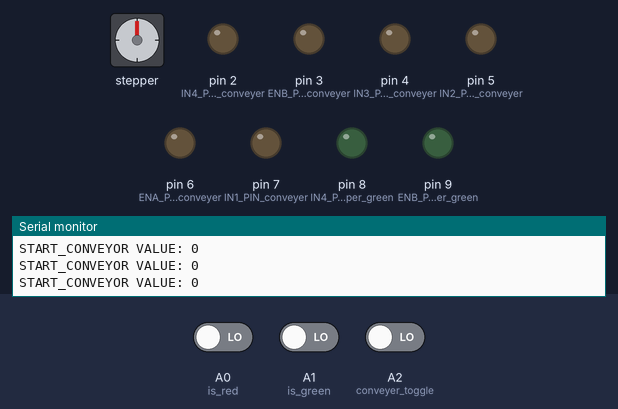
Bench run of a sketch on a simulated Arduino Uno, built with avr-gcc and run on an emulated ATmega328P. On the bench: stepper motor, output pins drawn as LEDs (lit = HIGH), the last lines printed to the serial monitor. Wiring (inferred from the names in the program): stepper motor (200 steps per turn assumed): coils pin 10, pin 12, pin 11, pin 13. Dashed ring = blinking. The test bench sets the inputs (shaded band); at power-on: A2 (conveyer_toggle) LOW, A0 (is_red) LOW, A1 (is_green) LOW. Pins used as bus, display or sensor lines are not drawn.

Above: at 1.2 s.
1.3 s: A2 (conveyer_toggle) driven HIGH
At 2.5 s:
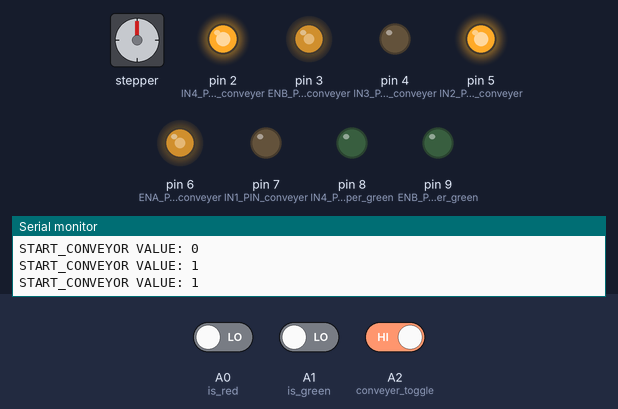
2.8 s: A0 (is_red) driven HIGH
5.8 s: A0 (is_red) driven LOW
7.4 s: A1 (is_green) driven HIGH
At 8.9 s:
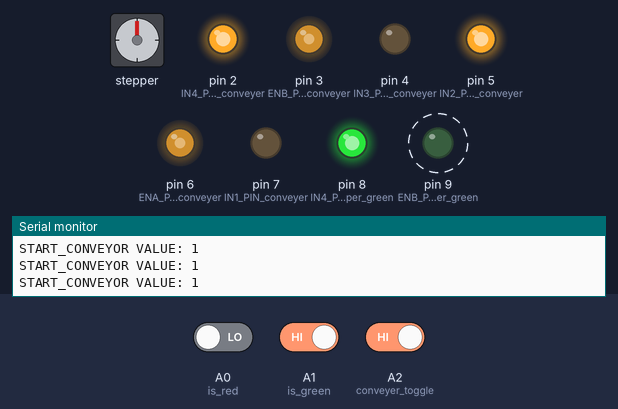
10.4 s: A0 (is_red) driven HIGH
At 12.0 s:
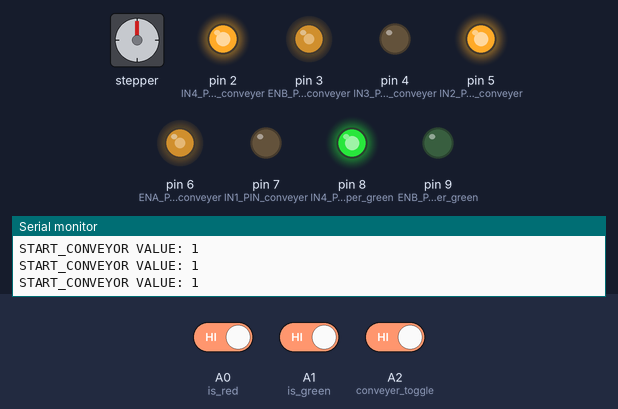
13.4 s: A2 (conveyer_toggle) driven LOW
Timing chart, 0 to 16.4 s (numbered marks = the images above; inputs shaded):
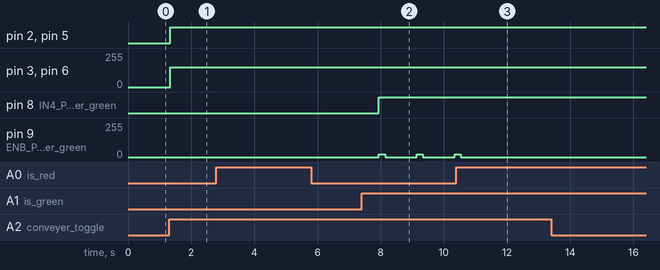

Measured:
- after the input at 1.3 s, pin 2 (IN4_PIN_conveyer), pin 5 (IN2_PIN_conveyer): LOW → HIGH at once; pin 3 (ENB_PIN_conveyer), pin 6 (ENA_PIN_conveyer): 0/255 → 150/255 at once
- after the input at 7.4 s, pin 8 (IN4_PIN_sweeper_green): LOW → HIGH after 0.54 s; pin 9 (ENB_PIN_sweeper_green): alternates 20/255 for 0.20 s and 0/255 for 1.0 s, starting after 0.54 s
- after the input at 10.4 s, pin 9 (ENB_PIN_sweeper_green): goes on until 10.5 s, then stays 0/255

The sketch:

DC.ino
```cpp
const int ENA_PIN_sweeper_red = 11;
const int IN1_PIN_sweeper_red = 12;
const int IN2_PIN_sweeper_red = 13;

const int ENB_PIN_sweeper_green = 9;
const int IN3_PIN_sweeper_green = 10;
const int IN4_PIN_sweeper_green = 8;

const int ENA_PIN_conveyer = 6;
const int IN1_PIN_conveyer = 7;
const int IN2_PIN_conveyer = 5;

const int ENB_PIN_conveyer = 3;
const int IN3_PIN_conveyer = 4;
const int IN4_PIN_conveyer = 2;

const int is_red = A0;
const int is_green = A1;
const int conveyer_toggle = A2;


//const int stepsPerRevolution = 200;

//Stepper myStepper = Stepper(stepsPerRevolution, 10, 11, 12, 13);

void runSweeper(int IN1, int IN2, int ENA){
  digitalWrite(IN1, LOW);
  digitalWrite(IN2, HIGH);
  analogWrite(ENA, 20);
  delay(200);
  analogWrite(ENA, 0);
}

void runConveyor(int timeMilliseconds) {
  digitalWrite(IN1_PIN_conveyer, LOW);
  digitalWrite(IN2_PIN_conveyer, HIGH);
  digitalWrite(IN3_PIN_conveyer, LOW);
  digitalWrite(IN4_PIN_conveyer, HIGH);

  analogWrite(ENA_PIN_conveyer, 150);
  analogWrite(ENB_PIN_conveyer, 150);
  /*

  for (int i = 0; i < 50; i ++){
    analogWrite(ENA_PIN_conveyer, i);
    analogWrite(ENB_PIN_conveyer, i);
  }
  */
/*
  delay(timeMilliseconds);

  for (int i = 127; i >= 0; i --){
    analogWrite(ENA_PIN_conveyer, i);
    analogWrite(ENB_PIN_conveyer, i);
  }

  digitalWrite(IN1_PIN_conveyer, LOW);
  digitalWrite(IN2_PIN_conveyer, LOW);
  digitalWrite(IN3_PIN_conveyer, LOW);
  digitalWrite(IN4_PIN_conveyer, LOW);
  */
}


void setup() {
  // put your setup code here, to run once:

  Serial.begin(9600);
  while(!Serial);

  pinMode(ENA_PIN_sweeper_red, OUTPUT);
  pinMode(IN1_PIN_sweeper_red, OUTPUT);
  pinMode(IN2_PIN_sweeper_red, OUTPUT);

  pinMode(ENB_PIN_sweeper_green, OUTPUT);
  pinMode(IN3_PIN_sweeper_green, OUTPUT);
  pinMode(IN4_PIN_sweeper_green, OUTPUT);

  pinMode(ENA_PIN_conveyer, OUTPUT);
  pinMode(IN1_PIN_conveyer, OUTPUT);
  pinMode(IN2_PIN_conveyer, OUTPUT);

  pinMode(ENB_PIN_conveyer, OUTPUT);
  pinMode(IN3_PIN_conveyer, OUTPUT);
  pinMode(IN4_PIN_conveyer, OUTPUT);

  pinMode(is_red, INPUT);
  pinMode(is_green, INPUT);
  pinMode(conveyer_toggle, INPUT);

}

bool start_conveyer = false;
bool green = false;
bool red = false;

void loop() {


  start_conveyer = digitalRead(conveyer_toggle);
  red = digitalRead(is_red);
  green = digitalRead(is_green);
  Serial.print("START_CONVEYOR VALUE: ");Serial.println(start_conveyer);
  if(start_conveyer){
    runConveyor(1000);
    if(red){
      runSweeper(IN1_PIN_sweeper_red, IN2_PIN_sweeper_red, ENA_PIN_sweeper_red);
    }
    else if (green){
      runSweeper(IN3_PIN_sweeper_green, IN4_PIN_sweeper_green, ENB_PIN_sweeper_green);
    }
    delay(1000);
  }


/*
  digitalWrite(IN1_PIN_sweeper_red, HIGH);
  digitalWrite(IN2_PIN_sweeper_red, LOW);

  analogWrite(ENA_PIN_sweeper_red, 100);

  digitalWrite(IN3_PIN_sweeper_green, LOW);
  digitalWrite(IN4_PIN_sweeper_green, HIGH);

  analogWrite(ENB_PIN_sweeper_green, 100);
  */

  //runConveyor(5000);
  //runConveyor(1000);
  //delay(2000);
}
```
